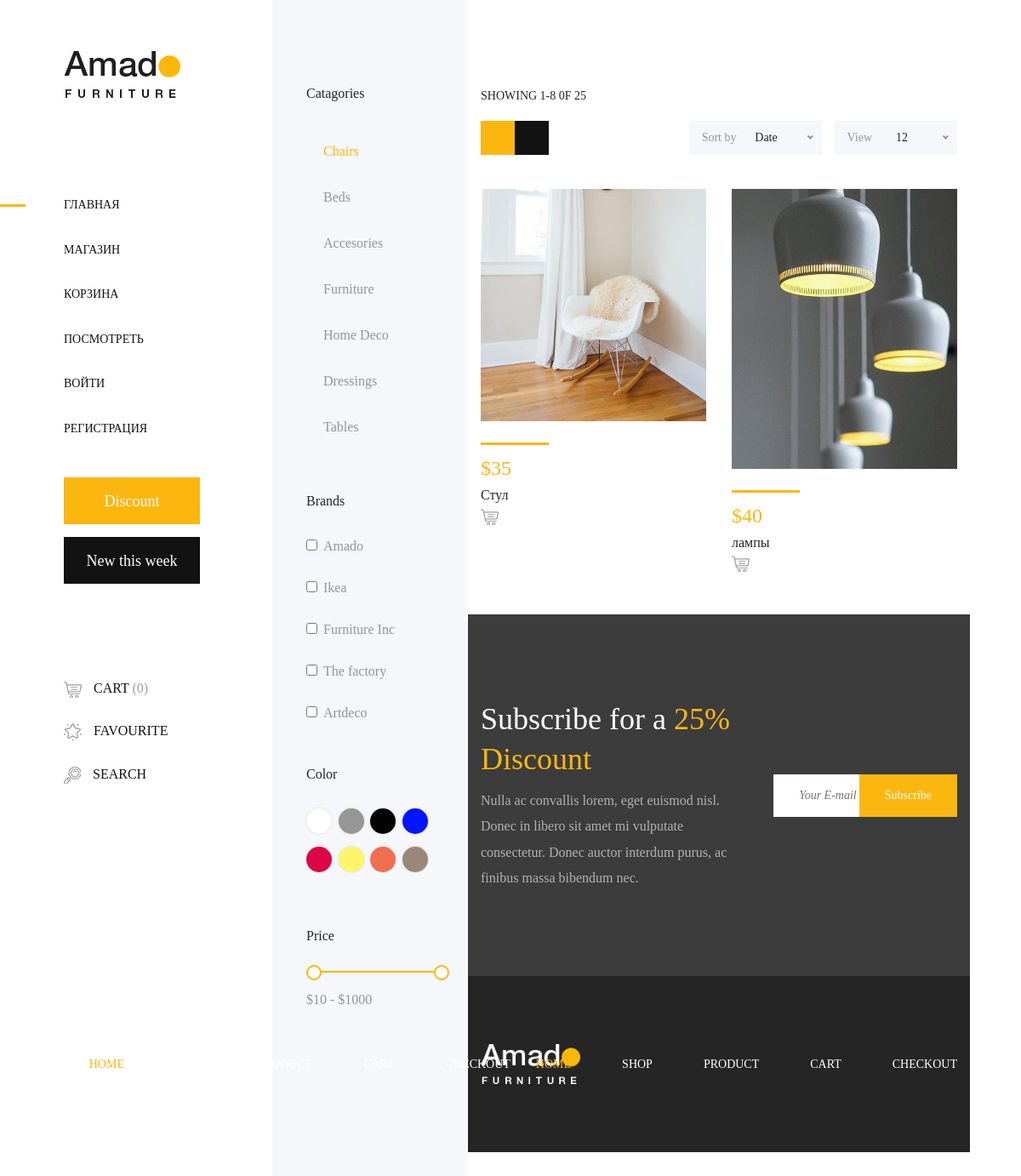
Page /shop on the committed database.
### shops/models.py (models this page shows, shortened)
class Product(db.Model):
    __tablename__= 'products'
    id= db.Column(db.Integer(), primary_key=True)
    title = db.Column(db.String(), nullable=False)
    price = db.Column(db.Integer(), nullable=False)
    category = db.Column(db.String(), nullable=False)
    availibility = db.Column(db.String(), nullable=False)
    description = db.Column(db.Text(), nullable=False)
    image = db.Column(db.String(), nullable=False)
    buy = db.relationship('Buy', backref='product', lazy=True)

### shops/routes.py (the view)
@app.route('/shop')
def shop():
    products=Product.query.all()
    return render_template ('shop.html',products=products)

### shops/templates/shop.html (shortened to what this page needs)
{%extends 'base.html'%}
{%block content%}
        <div class="shop_sidebar_area">
            <div class="widget catagory mb-50">
                <h6 class="widget-title mb-30">Catagories</h6>
                <div class="catagories-menu">
                    <ul>
                        <li class="active"><a href="#">Chairs</a></li>
                        <li><a href="#">Beds</a></li>
                        <li><a href="#">Accesories</a></li>
                        <li><a href="#">Furniture</a></li>
                        <li><a href="#">Home Deco</a></li>
                        <li><a href="#">Dressings</a></li>
                        <li><a href="#">Tables</a></li>
                    </ul>
                </div>
            </div>
            <div class="widget brands mb-50">
                <h6 class="widget-title mb-30">Brands</h6>
                <div class="widget-desc">
                    <div class="form-check">
                        <input class="form-check-input" type="checkbox" value="" id="amado">
                        <label class="form-check-label" for="amado">Amado</label>
                    </div>
                    <div class="form-check">
                        <input class="form-check-input" type="checkbox" value="" id="ikea">
                        <label class="form-check-label" for="ikea">Ikea</label>
                    </div>
                    <div class="form-check">
                        <input class="form-check-input" type="checkbox" value="" id="furniture">
                        <label class="form-check-label" for="furniture">Furniture Inc</label>
                    </div>
                    <div class="form-check">
                        <input class="form-check-input" type="checkbox" value="" id="factory">
                        <label class="form-check-label" for="factory">The factory</label>
                    </div>
                    <div class="form-check">
                        <input class="form-check-input" type="checkbox" value="" id="artdeco">
                        <label class="form-check-label" for="artdeco">Artdeco</label>
                    </div>
                </div>
            </div>
            <div class="widget color mb-50">
                <h6 class="widget-title mb-30">Color</h6>
                <div class="widget-desc">
                    <ul class="d-flex">
                        <li><a href="#" class="color1"></a></li>
                        <li><a href="#" class="color2"></a></li>
                        <li><a href="#" class="color3"></a></li>
                        <li><a href="#" class="color4"></a></li>
                        <li><a href="#" class="color5"></a></li>
                        <li><a href="#" class="color6"></a></li>
                        <li><a href="#" class="color7"></a></li>
                        <li><a href="#" class="color8"></a></li>
                    </ul>
                </div>
            </div>
            <div class="widget price mb-50">
                <h6 class="widget-title mb-30">Price</h6>
                <div class="widget-desc">
                    <div class="slider-range">
                        <div data-min="10" data-max="1000" data-unit="$" class="slider-range-price ui-slider ui-slider-horizontal ui-widget ui-widget-content ui-corner-all" data-value-min="10" data-value-max="1000" data-label-result="">
                            <span class="ui-slider-handle ui-state-default ui-corner-all" tabindex="0"></span>
                            <span class="ui-slider-handle ui-state-default ui-corner-all" tabindex="0"></span>
                        </div>
                        <div class="range-price">$10 - $1000</div>
                    </div>
                </div>
            </div>
        </div>
        <div class="amado_product_area section-padding-100">
            <div class="container-fluid">
                <div class="row">
                    <div class="col-12">
                        <div class="product-topbar d-xl-flex align-items-end justify-content-between">
                            <div class="total-products">
                                <p>Showing 1-8 0f 25</p>
                                <div class="view d-flex">
                                    <a href="#"><i class="fa fa-th-large" aria-hidden="true"></i></a>
                                    <a href="#"><i class="fa fa-bars" aria-hidden="true"></i></a>
                                </div>
                            </div>
                            <div class="product-sorting d-flex">
                                <div class="sort-by-date d-flex align-items-center mr-15">
                                    <p>Sort by</p>
                                    <form action="#" method="get">
                                    </form>
                                </div>
                                <div class="view-product d-flex align-items-center">
                                    <p>View</p>
                                    <form action="#" method="get">
                                    </form>
                                </div>
                            </div>
                        </div>
                    </div>
                </div>
                <div class="row">
                    {%for product in products%}
                    <div class="col-12 col-sm-6 col-md-12 col-xl-6">
                        <div class="single-product-wrapper">
                            <div class="product-img">
                                <img src="{{url_for('static', filename='img/product-img/' + product.image)}}" alt="">
                            </div>
                            <div class="product-description d-flex align-items-center justify-content-between">
                                <div class="product-meta-data">
                                    <div class="line"></div>
                                    <p class="product-price">${{product.price}}</p>
                                    <a href="{{url_for ('product_detail', product_id = product.id) }}">
                                        <h6>{{product.title}}</h6>
                                    </a>
                                </div>
                                    </div>
                                    <div class="cart">
                                        <a href="{{url_for ('cart') }}" data-toggle="tooltip" data-placement="left" title="Add to Cart"><img src="{{ url_for ('static', filename = 'img/core-img/cart.png')}}" alt=""></a>
                                    </div>
                                </div>
                            </div>
                            {%endfor%}
                        </div>
                    </div>
    <section class="newsletter-area section-padding-100-0">
        <div class="container">
            <div class="row align-items-center">
                <div class="col-12 col-lg-6 col-xl-7">
                    <div class="newsletter-text mb-100">
                        <h2>Subscribe for a <span>25% Discount</span></h2>
                        <p>Nulla ac convallis lorem, eget euismod nisl. Donec in libero sit amet mi vulputate consectetur. Donec auctor interdum purus, ac finibus massa bibendum nec.</p>
                    </div>
                </div>
                <div class="col-12 col-lg-6 col-xl-5">
                    <div class="newsletter-form mb-100">
                        <form action="#" method="post">
                            <input type="submit" value="Subscribe">
                        </form>
                    </div>
                </div>
            </div>
        </div>
    </section>
    {%endblock%}

### shops/templates/base.html (shortened to what this page needs)
<!DOCTYPE html>
<html lang="en">
<head>
    <link rel="stylesheet" href="{{ url_for('static', filename ='css/core-style.css')}}">
    <link rel="stylesheet" href="{{ url_for('static', filename ='style.css')}}">
</head>
<body>
    <div class="main-content-wrapper d-flex clearfix">
        <header class="header-area clearfix">
            <div class="logo">
                <a href="{{url_for('index')}}"><img src="{{ url_for('static', filename ='img/core-img/logo.png')}}" alt=""></a>
            </div>
            <nav class="amado-nav">
                <ul>
                    <li class="active"><a href="{{url_for('index')}}">Главная</a></li>
                    <li><a href="{{url_for('shop')}}">Магазин</a></li>
                    <li><a href="{{url_for('cart')}}">Корзина</a></li>
                    <li><a href="{{url_for('checkout')}}">Посмотреть</a></li>
                    {% if current_user.is_authenticated %}
                    <li><a href="{{url_for('logout')}}">Выйти</a></li>
                    {% else %}
                    <li><a href="{{url_for('login')}}">Войти</a></li>
                    <li><a href="{{url_for('registration')}}">Регистрация</a></li>
                    {% endif %}
                </ul>
            </nav>
            <div class="amado-btn-group mt-30 mb-100">
                <a href="#" class="btn amado-btn mb-15">Discount</a>
                <a href="#" class="btn amado-btn active">New this week</a>
            </div>
            <div class="cart-fav-search mb-100">
                <a href="{{url_for('cart')}}" class="cart-nav"><img src="{{ url_for('static', filename ='img/core-img/cart.png')}}" alt=""> Cart <span>(0)</span></a>
                <a href="#" class="fav-nav"><img src="{{ url_for('static', filename ='img/core-img/favorites.png')}}" alt=""> Favourite</a>
                <a href="#" class="search-nav"><img src="{{ url_for('static', filename ='img/core-img/search.png')}}" alt=""> Search</a>
            </div>
            <div class="social-info d-flex justify-content-between">
                <a href="#"><i class="fa fa-pinterest" aria-hidden="true"></i></a>
                <a href="#"><i class="fa fa-instagram" aria-hidden="true"></i></a>
                <a href="#"><i class="fa fa-facebook" aria-hidden="true"></i></a>
                <a href="#"><i class="fa fa-twitter" aria-hidden="true"></i></a>
            </div>
        </header>
{%block content%}
{%endblock%}
    <footer class="footer_area clearfix">
        <div class="container">
            <div class="row align-items-center">
                <div class="col-12 col-lg-4">
                    <div class="single_widget_area">
                        <div class="footer-logo mr-50">
                            <a href="{{url_for('index')}}"><img src="{{ url_for('static', filename ='img/core-img/logo2.png')}}" alt=""></a>
                        </div>
                    </div>
                </div>
                <div class="col-12 col-lg-8">
                    <div class="single_widget_area">
                        <div class="footer_menu">
                            <nav class="navbar navbar-expand-lg justify-content-end">
                                <div class="collapse navbar-collapse" id="footerNavContent">
                                    <ul class="navbar-nav ml-auto">
                                        <li class="nav-item active">
                                            <a class="nav-link" href="{{url_for('index')}}">Home</a>
                                        </li>
                                        <li class="nav-item">
                                            <a class="nav-link" href="{{url_for('shop')}}">Shop</a>
                                        </li>
                                        <li class="nav-item">
                                            <a class="nav-link" href="{{url_for('product_detail', product_id = product.id)}}">Product</a>
                                        </li>
                                        <li class="nav-item">
                                            <a class="nav-link" href="{{url_for('cart')}}">Cart</a>
                                        </li>
                                        <li class="nav-item">
                                            <a class="nav-link" href="{{url_for('checkout')}}">Checkout</a>
                                        </li>
                                    </ul>
                                </div>
                            </nav>
                        </div>
                    </div>
                </div>
            </div>
        </div>
    </footer>
</body>
</html>

### rows in the picture
Product: image (picture), price "35", title "Стул"
Product: image (picture), price "40", title "лампы"
